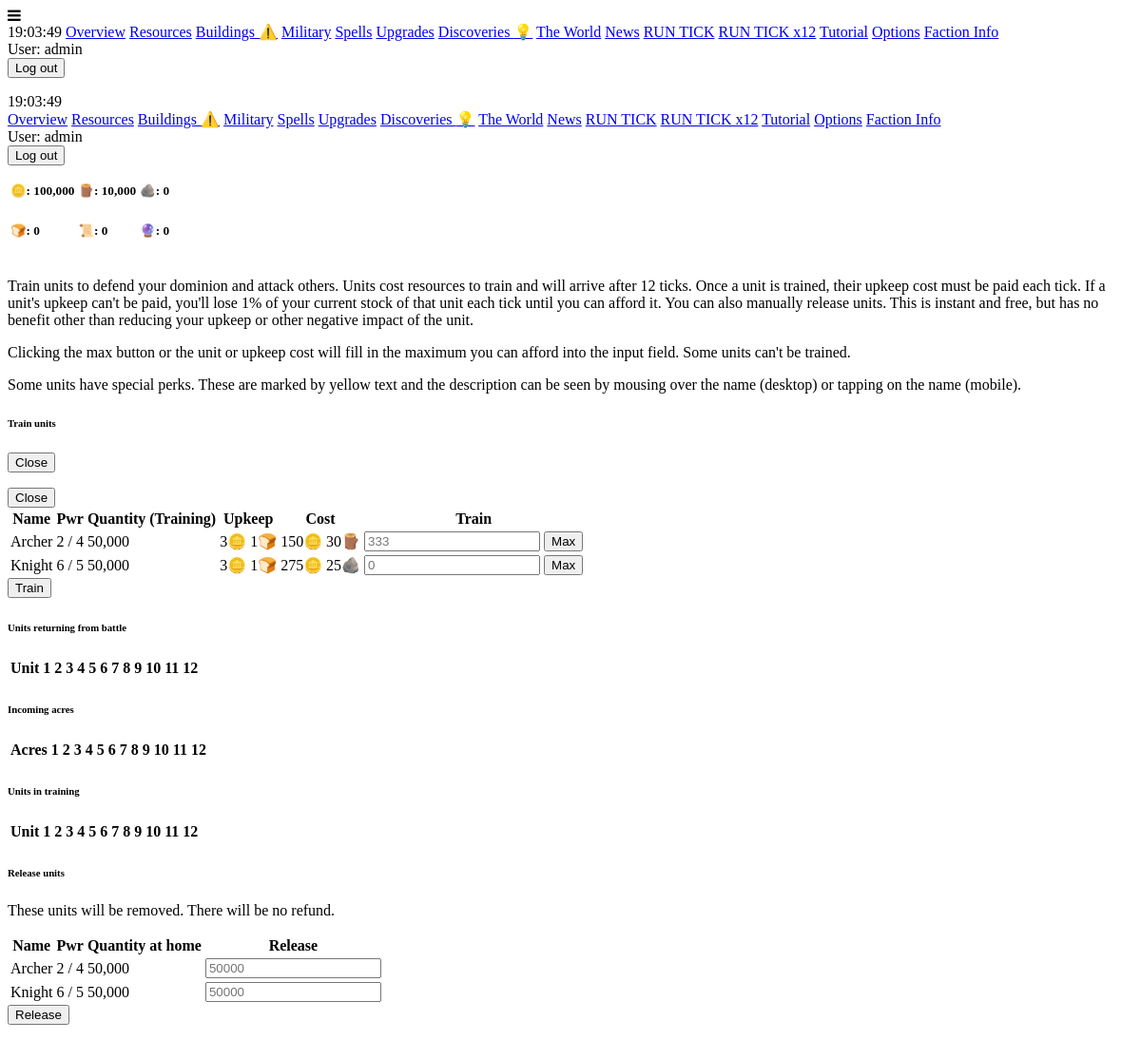
The page /military (signed in) on the database its author committed.
### maingame/models.py (models this page shows, shortened)
class Unit(models.Model):
    ruler = models.ForeignKey(Player, on_delete=models.PROTECT, null=True, blank=True)
    name = models.CharField(max_length=50, null=True, blank=True)
    dp = models.IntegerField(default=0)
    op = models.IntegerField(default=0)
    is_trainable = models.BooleanField(default=True)
    cost_dict = models.JSONField(default=dict, blank=True)
    upkeep_dict = models.JSONField(default=dict, blank=True)
    training_dict = models.JSONField(default=dict, blank=True)
    returning_dict = models.JSONField(default=dict, blank=True)
    quantity_at_home = models.IntegerField(default=0)
    perk_dict = models.JSONField(default=dict, blank=True)
    faction = models.ForeignKey(Faction, on_delete=models.PROTECT, null=True, blank=True)
    def __str__(self):
        base_name = f"{self.name} ({self.op}/{self.dp}) -- {self.id}"
        if self.ruler:
            return f"{self.ruler.name}'s {base_name}"
        return f"🟩Base --- {base_name}"
    @property
    def quantity_trained_and_alive(self):
        return self.quantity_at_home + self.quantity_returning
    @property
    def max_affordable(self):
        if not self.ruler:
            return 0
        max_affordable = 9999999999999
        for resource_name, amount in self.cost_dict.items():
            resource = Resource.objects.get(ruler=self.ruler, icon=resource_name)
            if resource.quantity > 0:
                max_affordable = min(max_affordable, math.floor(resource.quantity/amount))
            else:
                max_affordable = 0
        return max_affordable
    @property
    def perk_text(self):
        perk_text = ""
        if "surplus_research_consumed_to_add_one_op_and_dp" in self.perk_dict:
            perk_text += f"""Consumes 10% of any research points beyond your most expensive upgrade each tick. Gains 1 OP and 1 DP per
            {self.perk_dict['surplus_research_consumed_to_add_one_op_and_dp']} consumed"""
        if "random_grudge_book_pages_per_tick" in self.perk_dict:
            pages_per_tick = self.perk_dict["random_grudge_book_pages_per_tick"]
            perk_text += f"Adds {pages_per_tick} pages to an existing grudge in your book of grudges each tick. "
        if "always_dies_on_offense" in self.perk_dict:
            perk_text += "Always dies when sent on an invasion. "
        return perk_text
    @property
    def has_perks(self):
        return self.perk_dict != {}
    @property
    def quantity_in_training(self):
        total = 0
        for key, value in self.training_dict.items():
            total += value
        return total
    @property
    def quantity_returning(self):
        total = 0
        for key, value in self.returning_dict.items():
            total += value
        return total

class Player(models.Model):
    associated_user = models.OneToOneField(User, on_delete=models.CASCADE, null=True, blank=True, unique=True)
    name = models.CharField(max_length=50, null=True, blank=True, unique=True)
    timezone = models.CharField(max_length=50, default="UTC")
    is_starving = models.BooleanField(default=False)
    has_unread_events = models.BooleanField(default=False)
    protection_ticks_remaining = models.IntegerField(default=72)
    complacency = models.IntegerField(default=0)
    has_tick_units = models.BooleanField(default=False)
    show_tutorials = models.BooleanField(default=True)
    dark_mode = models.BooleanField(default=False)
    is_abandoned = models.BooleanField(default=False)
    acres = models.IntegerField(default=100)
    incoming_acres_dict = models.JSONField(default=dict, blank=True)
    primary_resource_name = models.CharField(max_length=50, null=True, blank=True)
    primary_resource_per_acre = models.IntegerField(default=0)
    building_primary_resource_name = models.CharField(max_length=50, null=True, blank=True)
    building_secondary_resource_name = models.CharField(max_length=50, null=True, blank=True)
    building_primary_cost_per_acre = models.IntegerField(default=100)
    building_secondary_cost_per_acre = models.IntegerField(default=10)
    upgrade_cost = models.IntegerField(default=300)
    upgrade_exponent = models.FloatField(default=1.03, null=True, blank=True)
    perk_dict = models.JSONField(default=dict, blank=True)
    faction_name = models.CharField(max_length=50, null=True, blank=True)
    discovery_points = models.IntegerField(default=0)
    available_discoveries = models.JSONField(default=list, blank=True)
    learned_discoveries = models.JSONField(default=list, blank=True)
    last_sold_resource_name = models.CharField(max_length=50, null=True, blank=True)
    last_bought_resource_name = models.CharField(max_length=50, null=True, blank=True)
    @property
    def barren_acres(self):
        barren_acres = self.acres
        for building in Building.objects.filter(ruler=self):
            barren_acres -= building.quantity
        return barren_acres
    @property
    def incoming_acres(self):
        total = 0
        for key, value in self.incoming_acres_dict.items():
            total += value
        return total
    @property
    def header_rows(self):
        iterator = -1
        row_number = 0
        header_rows = {}
        for resource in Resource.objects.filter(ruler=self):
            iterator += 1
            if iterator % math.ceil(Resource.objects.filter(ruler=self).count() / 2) == 0:
                row_number += 1
                header_rows[str(row_number)] = []
            readout = f"{resource.icon}: {int(resource.quantity):,}"
            tooltip = resource.name
            header_rows[str(row_number)].append({
                "readout": readout,
                "tooltip": tooltip
            })
        return header_rows
    @property
    def sorted_units(self):
        sorted_list = list(Unit.objects.filter(ruler=self))
        def op_dp_ratio(unit: Unit):
            if unit.dp == 0:
                return 99999999
            else:
                return unit.op / unit.dp
        sorted_list.sort(key=op_dp_ratio)
        print(sorted_list)
        return sorted_list

class Resource(models.Model):
    name = models.CharField(max_length=50, null=True, blank=True)
    icon = models.CharField(max_length=50, null=True, blank=True)
    ruler = models.ForeignKey(Player, on_delete=models.PROTECT, null=True, blank=True)
    quantity = models.IntegerField(default=0)

### maingame/views.py (the view)
# urls.py: path("military", views.military, name="military"),
@login_required
def military(request):
    try:
        player = Player.objects.get(associated_user=request.user)
    except:
        return redirect("register")
    print("sorted units")
    print(player.sorted_units)
    context = {
        "units": player.sorted_units
    }
    return render(request, "maingame/military.html", context)

### maingame/templates/maingame/military.html (shortened to what this page needs)
{% extends "base.html" %}
{% load extra_tags %}
{% load humanize %}
{% block content %}
<form action="{% url 'submit_training' %}" method="post" class="max-w-md">
    {% if active_player.show_tutorials %}
    <p>
        Train units to defend your dominion and attack others. Units cost resources to train and will arrive after 12 ticks. Once a unit is trained,
        their upkeep cost must be paid each tick. If a unit's upkeep can't be paid, you'll lose 1% of your current stock of that unit each tick until you can
        afford it. You can also manually release units. This is instant and free, but has no benefit other than reducing your upkeep or other negative impact
        of the unit.
    </p>
    <p>Clicking the max button or the unit or upkeep cost will fill in the maximum you can afford into the input field. Some units can't be trained.</p>
    <p>
        Some units have special perks. These are marked by yellow text and the description can be seen by mousing over the name (desktop)
        or tapping on the name (mobile).
    </p>
    {% endif %}
    <div class="w-100p u-center">
        <h6>Train units</h6>
    </div>
    <table class="table striped">
        <thead>
            <tr>
                <th>Name</th>
                <th>Pwr</th>
                <th>Quantity (Training)</th>
                <th>Upkeep</th>
                <th class="w-16">Cost</th>
                <th class="">Train</th>
            </tr>
        </thead>
        <tbody>
            {% for unit in units %}
            <div class="modal bg-gray-900 w-32 h-24 u-center u-align-middle my-auto" id="test-modal">
                <div class="modal-header u-flex u-flex-column u-justify-space-between">
                    <a href="#anchor-to-background" aria-label="Close">
                        <button class="btn-light w-16 h-6 p-0 u-center" type="submit">
                            <span class="font-bold">Close</span>
                        </button>
                    </a>
                </div>
            </div>
            <tr>
                {% include "maingame/unit_name_row.html" %}
                <td class="u-align-middle">{{ unit.op|intcomma }} / {{ unit.dp|intcomma }}</td>
                <td class="u-align-middle">
                    {{ unit.quantity_trained_and_alive|intcomma }}
                </td>
                <td class="u-align-middle" onclick="trainMax('{{ unit.id }}', '{{ unit.max_affordable }}')">
                    <div class="u-flex u-flex-column">
                        {% for resource, amount in unit.upkeep_dict.items %}
                        <span>{{ amount|intcomma }}{{ resource }}</span>
                        {% endfor %}
                    </div>
                </td>
                <td class="u-align-middle" onclick="trainMax('{{ unit.id }}', '{{ unit.max_affordable }}')">
                    <div class="u-flex u-flex-column">
                        {% for resource, amount in unit.cost_dict.items %}
                        <span>{{ amount|intcomma }}{{ resource }}</span>
                        {% endfor %}
                    </div>
                </td>
                <td class="u-align-middle">
                    <div class="u-flex-md u-flex-row-md">
                        {% if unit.is_trainable %}
                        <input
                            name="train_{{ unit.id }}"
                            id="train_{{ unit.id }}"
                            placeholder="{{ unit.max_affordable }}"
                            type="number"
                            max="{{ unit.max_affordable }}"
                            class="w-12 w-16-md ml-auto-md mr-2-md"
                        >
                        <button type="button" class="btn-light my-auto u-none u-block-md mr-auto-md" onclick="trainMax('{{ unit.id }}', '{{ unit.max_affordable }}')">
                            Max
                        </button>
                        {% endif %}
                    </div>
                </td>
            </tr>
            {% endfor %}
        </tbody>
    </table>
    <button class="btn-light mt-1 w-16 h-6 p-0 u-center" type="submit">
        <span class="font-bold">Train</span>
    </button>
</form>
<div class="mt-8 u-flex u-flex-column max-w-md card bg-gray-900 p-1">
    <div class="">
        <h6 class="u-center text-light">Units returning from battle</h6>
    </div>
    <div class="u-overflow-x-scroll u-overflow-x-hidden-md">
        <table class="table striped">
            <thead>
                <tr>
                    <th>Unit</th>
                    <th>1</th>
                    <th>2</th>
                    <th>3</th>
                    <th>4</th>
                    <th>5</th>
                    <th>6</th>
                    <th>7</th>
                    <th>8</th>
                    <th>9</th>
                    <th>10</th>
                    <th>11</th>
                    <th>12</th>
                </tr>
            </thead>
        </table>
    </div>
</div>
<div class="mt-4 u-flex u-flex-column max-w-md card bg-gray-900 p-1">
    <div>
        <h6 class="u-center text-light">Incoming acres</h6>
    </div>
    <div class="u-overflow-x-scroll u-overflow-x-hidden-md">
        <table class="table striped">
            <thead>
                <tr>
                    <th>Acres</th>
                    <th>1</th>
                    <th>2</th>
                    <th>3</th>
                    <th>4</th>
                    <th>5</th>
                    <th>6</th>
                    <th>7</th>
                    <th>8</th>
                    <th>9</th>
                    <th>10</th>
                    <th>11</th>
                    <th>12</th>
                </tr>
            </thead>
        </table>
    </div>
</div>
<div class="mt-4 u-flex u-flex-column max-w-md card bg-gray-900 p-1">
    <div>
        <h6 class="u-center text-light">Units in training</h6>
    </div>
    <div class="u-overflow-x-scroll u-overflow-x-hidden-md">
        <table class="table striped">
            <thead>
                <tr>
                    <th>Unit</th>
                    <th>1</th>
                    <th>2</th>
                    <th>3</th>
                    <th>4</th>
                    <th>5</th>
                    <th>6</th>
                    <th>7</th>
                    <th>8</th>
                    <th>9</th>
                    <th>10</th>
                    <th>11</th>
                    <th>12</th>
                </tr>
            </thead>
        </table>
    </div>
</div>
<form action="{% url 'submit_release' %}" method="post" class="max-w-md card bg-red-900 p-1 mt-8">
    <div class="w-100p u-center u-flex u-flex-column">
        <h6>Release units</h6>
        <p>These units will be removed. There will be no refund.</p>
    </div>
    <table class="table striped">
        <thead>
            <tr>
                <th>Name</th>
                <th>Pwr</th>
                <th>Quantity at home</th>
                <th class="w-16">Release</th>
            </tr>
        </thead>
        <tbody>
            {% for unit in units %}
            <tr>
                {% include "maingame/unit_name_row.html" %}
                <td class="u-align-middle">{{ unit.op|intcomma }} / {{ unit.dp|intcomma }}</td>
                <td class="u-align-middle">
                    {{ unit.quantity_at_home|intcomma }}
                </td>
                <td class="u-align-middle u-flex-md u-flex-row-md">
                    <input
                        name="release_{{ unit.id }}"
                        id="release_{{ unit.id }}"
                        placeholder="{{ unit.quantity_at_home }}"
                        type="number"
                        max="{{ unit.quantity_at_home }}"
                        class="w-12 w-16-md ml-auto-md mr-2-md"
                    >
                </td>
            </tr>
            {% endfor %}
        </tbody>
    </table>
    <button class="btn-light mt-1 w-16 h-6 p-0 u-center" type="submit">
        <span class="font-bold">Release</span>
    </button>
</form>
{% endblock %}

### templates/sidebar_links.html (shortened to what this page needs)
{% if active_player %}
<a href="{% url 'overview' active_player.id %}" class="text-light">Overview</a>
<a href="{% url 'resources' %}" class="text-light">Resources</a>
<a href="{% url 'buildings' %}" class="text-light">Buildings{% if active_player.barren_acres > 0 %} ⚠️{% endif %}</a>
<a href="{% url 'military' %}" class="text-light">Military</a>
<a href="{% url 'spells' %}" class="text-light">Spells</a>
<a href="{% url 'upgrades' %}" class="text-light">Upgrades</a>
<a href="{% url 'discoveries' %}" class="text-light">Discoveries{% if active_player.discovery_points >= 50 %} 💡{% endif %}</a>
<a href="{% url 'world' %}" class="text-light">The World</a>
<a href="{% url 'news' %}" class="text-light">News{% if active_player.has_unread_events > 0 %} ⚠️{% endif %}</a>
<a href="{% url 'run_tick_view' 1 %}" class="text-light mt-12">RUN TICK</a>
<a href="{% url 'run_tick_view' 12 %}" class="text-light">RUN TICK x12</a>
{% if active_player.show_tutorials %}
<a href="{% url 'tutorial' %}" class="text-light">Tutorial</a>
{% endif %}
<a href="{% url 'options' %}" class="text-light">Options</a>
{% endif %}
<a href="{% url 'faction_info' %}" class="text-light">Faction Info</a>
<form action="{% url 'logout' %}" method="post" class="mt-8">
    <div class="u-flex u-flex-column u-gap-0">
        <span class="text-xs my-0">User: {{ user.username }}</span>
    </div>
    <button type="submit" class="px-1 py-0 w-12 h-4">
        <span class="font-bold">Log out</span>
    </button>
</form>

### maingame/templates/maingame/unit_name_row.html (shortened to what this page needs)
<td class="u-align-middle {% if unit.has_perks %}text-yellow-200{% endif %}" {% if unit.has_perks %}data-tooltip="{{ unit.perk_text }}"{% endif %}>
    {{ unit.name|title }}
</td>

### rows shown on the page
Unit: name "Archer", op "2", dp "4", quantity_trained_and_alive "50,000", upkeep_dict "3" "1", upkeep_dict "🪙" "🍞", cost_dict "150" "30", cost_dict "🪙" "🪵", max_affordable "333", quantity_at_home "50,000", quantity_at_home "50000"
Unit: name "Knight", op "6", dp "5", quantity_trained_and_alive "50,000", upkeep_dict "3" "1", upkeep_dict "🪙" "🍞", cost_dict "275" "25", cost_dict "🪙" "🪨", max_affordable "0", quantity_at_home "50,000", quantity_at_home "50000"

### other values the page prints
{{ user.username }} "admin admin"
{{ resource_readout.readout }} "🪙: 100,000" "🪵: 10,000" "🪨: 0" "🍞: 0" "📜: 0" "🔮: 0"
